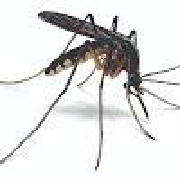
#> input picture benchmark/original_00000_original.png, 180 x 180 px, found by its file name
$ python convert_png_to_bmp.py
#> lines starting #> are read from the running program, lines starting #| are printed output that depends on the picture
from PIL import Image

# --- CONFIGURAZIONE ---
INPUT_IMAGE_PATH = 'benchmark/original_00000_original.png'
IMG_SIZE = (96, 96) # Deve corrispondere alle dimensioni attese dal tuo modello
OUTPUT_BMP_PATH = f'benchmark/test_image_{IMG_SIZE[1]}.bmp' # Nome del file che caricheremo sulla scheda
# --------------------

print(f"Conversione di '{INPUT_IMAGE_PATH}' in formato BMP...")

# Apri l'immagine, convertila in RGB e ridimensionala
img = Image.open(INPUT_IMAGE_PATH).convert('RGB').resize(IMG_SIZE)
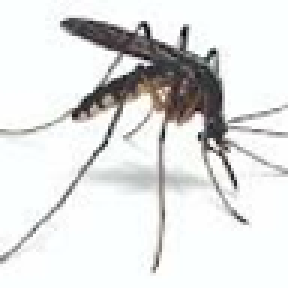
#> img: PIL image 96x96 RGB (shown 3 times larger); mean R, G, B 223.8, 224.8, 224.3

# Salva l'immagine in formato BMP
img.save(OUTPUT_BMP_PATH, 'bmp')

print(f"Immagine salvata con successo come '{OUTPUT_BMP_PATH}'")
